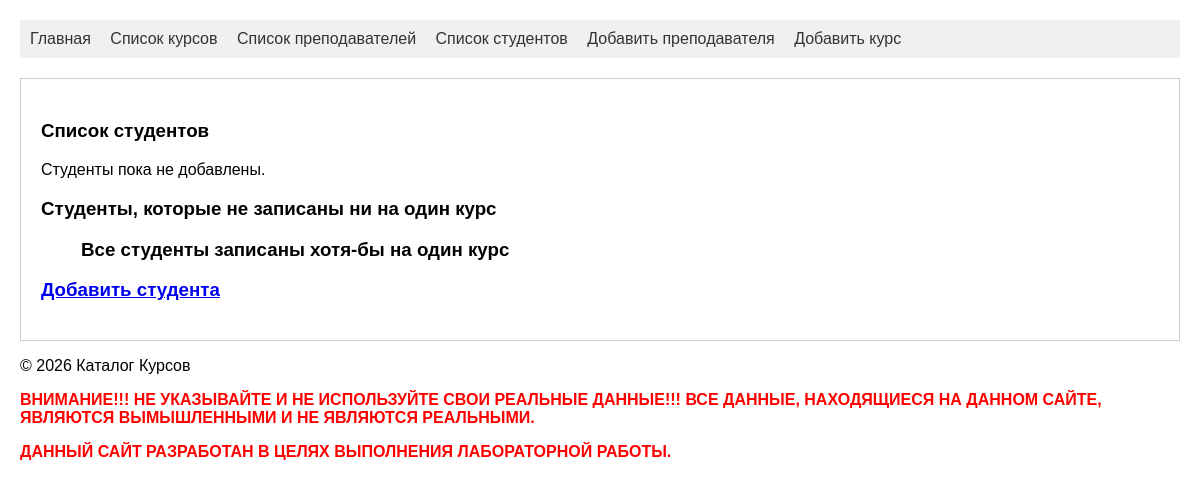
/students/, run on an earlier commit of the app's database.
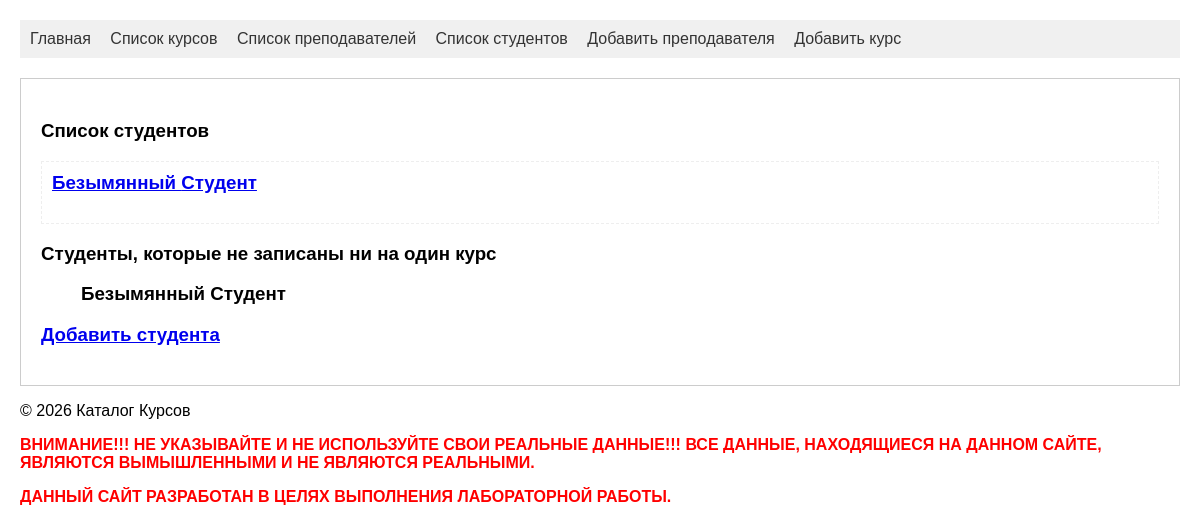
And on a later commit of the database.
### schedule/models.py (models this page shows)
class Student(models.Model):
    courses = models.ManyToManyField(Course)
    first_name = models.CharField(max_length=100, null=False, validators=[validate_no_numbers, validate_start_with_letter], verbose_name="Имя")
    last_name = models.CharField(max_length=100, null=False, validators=[validate_no_numbers, validate_start_with_letter], verbose_name="Фамилия")
    birth_date = models.DateField(null=True, verbose_name="Дата рождения")
    email = models.EmailField(max_length=100, null=False, verbose_name="Электронная почта")
    phone_number = models.CharField(max_length=100, null=False, validators=[validate_phone_number], verbose_name="Контактный номер телефона")
    pass_serial = models.CharField(max_length=4, null=True, unique=True, error_messages={'unique': "This pass serial already been registered."}, verbose_name="Серия паспорта")
    pass_number = models.CharField(max_length=10, null=True, error_messages={'unique': "This pass number already been registered."}, verbose_name="Номер паспорта")
    pass_date = models.DateField(default=timezone.now, verbose_name="Дата выдачи паспорта")
    pass_issued = models.CharField(max_length=100, null=True, validators=[validate_min_words], verbose_name="Кем выдан паспорт?")
    registration_address = models.TextField(blank=True, null=True, verbose_name="Адрес регистрации")
    residential_address = models.TextField(blank=True, null=True, verbose_name="Адрес фактического проживания")

### schedule/views.py (the view)
# urls.py: path('students/', views.students, name='students'),
def students(request):
    students = Student.objects.all()
    students_without_courses = Student.objects.filter(courses__isnull=True)
    return render(request, 'students.html', {"students": students, 'students_without_courses': students_without_courses})

### schedule/templates/students.html (shortened to what this page needs)
{% extends 'base.html' %}
{% block content %}
<h3>Список студентов</h3>
  {% if students %}
        {% for student in students %}
        <div class="student-item">
            <h3><a href="{% url 'student_detail' student.id %}">{{ student.first_name }} {{ student.last_name }}</a></h3>
        </div>
        {% endfor %}
    {% else %}
        <p>Студенты пока не добавлены.</p>
    {% endif %}
<h3>Студенты, которые не записаны ни на один курс</h3>
<ul>
    {% for student in students_without_courses %}
        <h3>{{ student.first_name }} {{ student.last_name }}</a></h3>
    {% empty %}
        <h3>Все студенты записаны хотя-бы на один курс</h3>
    {% endfor %}
</ul>
<h3><a href="{% url 'student_create' %}">Добавить студента</a></h3>
{% endblock %}

What changed in the data, as far as the page shows it:
added Student: first_name "Безымянный", last_name "Студент"
Also different on the page:
text no longer shown: "Студенты пока не добавлены. Все студенты записаны хотя-бы на один курс"
